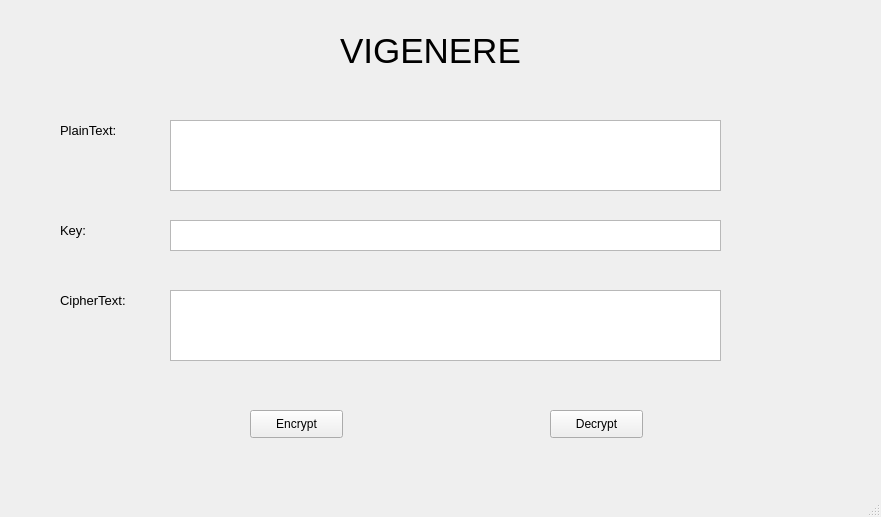
<?xml version="1.0" encoding="UTF-8"?>
<ui version="4.0">
 <class>MainWindow</class>
 <widget class="QMainWindow" name="MainWindow">
  <property name="geometry">
   <rect>
    <x>0</x>
    <y>0</y>
    <width>881</width>
    <height>517</height>
   </rect>
  </property>
  <property name="windowTitle">
   <string>MainWindow</string>
  </property>
  <widget class="QWidget" name="centralwidget">
   <widget class="QPlainTextEdit" name="txt_cipher_text">
    <property name="geometry">
     <rect>
      <x>170</x>
      <y>290</y>
      <width>551</width>
      <height>71</height>
     </rect>
    </property>
   </widget>
   <widget class="QLabel" name="label">
    <property name="geometry">
     <rect>
      <x>340</x>
      <y>20</y>
      <width>201</width>
      <height>61</height>
     </rect>
    </property>
    <property name="font">
     <font>
      <pointsize>26</pointsize>
     </font>
    </property>
    <property name="text">
     <string>VIGENERE</string>
    </property>
   </widget>
   <widget class="QLabel" name="label_4">
    <property name="geometry">
     <rect>
      <x>60</x>
      <y>290</y>
      <width>91</width>
      <height>21</height>
     </rect>
    </property>
    <property name="font">
     <font>
      <pointsize>10</pointsize>
     </font>
    </property>
    <property name="text">
     <string>CipherText:</string>
    </property>
   </widget>
   <widget class="QPlainTextEdit" name="txt_plain_text">
    <property name="geometry">
     <rect>
      <x>170</x>
      <y>120</y>
      <width>551</width>
      <height>71</height>
     </rect>
    </property>
   </widget>
   <widget class="QPushButton" name="btn_decrypt">
    <property name="geometry">
     <rect>
      <x>550</x>
      <y>410</y>
      <width>93</width>
      <height>28</height>
     </rect>
    </property>
    <property name="text">
     <string>Decrypt</string>
    </property>
   </widget>
   <widget class="QLabel" name="label_2">
    <property name="geometry">
     <rect>
      <x>60</x>
      <y>120</y>
      <width>91</width>
      <height>21</height>
     </rect>
    </property>
    <property name="font">
     <font>
      <pointsize>10</pointsize>
     </font>
    </property>
    <property name="text">
     <string>PlainText:</string>
    </property>
   </widget>
   <widget class="QLabel" name="label_3">
    <property name="geometry">
     <rect>
      <x>60</x>
      <y>220</y>
      <width>91</width>
      <height>21</height>
     </rect>
    </property>
    <property name="font">
     <font>
      <pointsize>10</pointsize>
     </font>
    </property>
    <property name="text">
     <string>Key:</string>
    </property>
   </widget>
   <widget class="QPlainTextEdit" name="txt_key">
    <property name="geometry">
     <rect>
      <x>170</x>
      <y>220</y>
      <width>551</width>
      <height>31</height>
     </rect>
    </property>
   </widget>
   <widget class="QPushButton" name="btn_encrypt">
    <property name="geometry">
     <rect>
      <x>250</x>
      <y>410</y>
      <width>93</width>
      <height>28</height>
     </rect>
    </property>
    <property name="text">
     <string>Encrypt</string>
    </property>
   </widget>
  </widget>
  <widget class="QMenuBar" name="menubar">
   <property name="geometry">
    <rect>
     <x>0</x>
     <y>0</y>
     <width>881</width>
     <height>26</height>
    </rect>
   </property>
  </widget>
  <widget class="QStatusBar" name="statusbar"/>
 </widget>
 <resources/>
 <connections/>
</ui>
